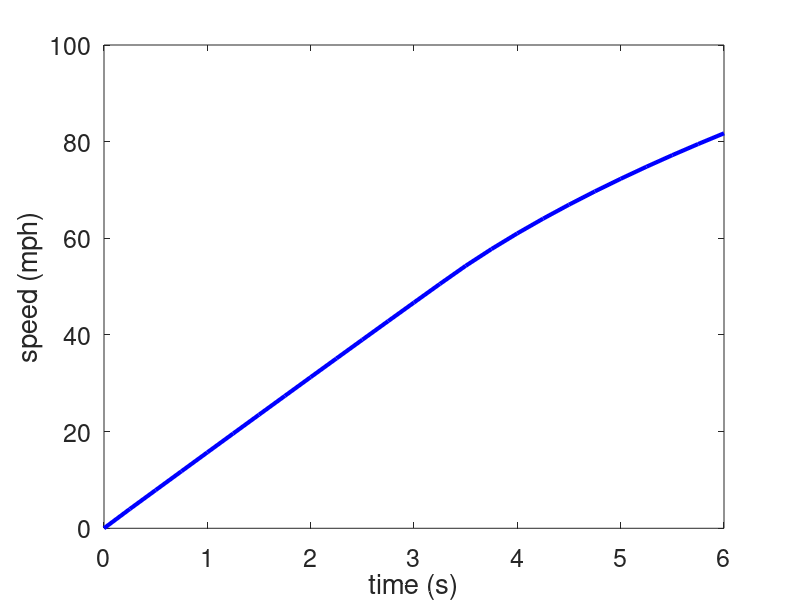
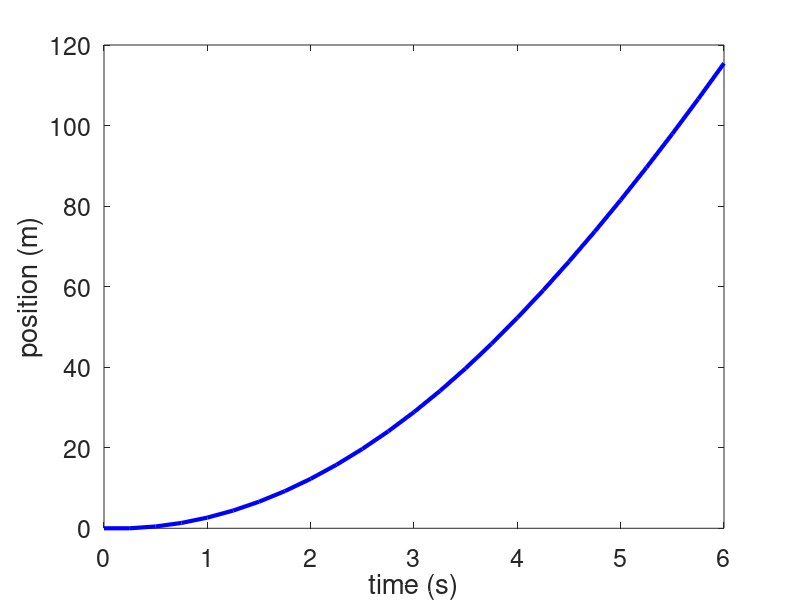
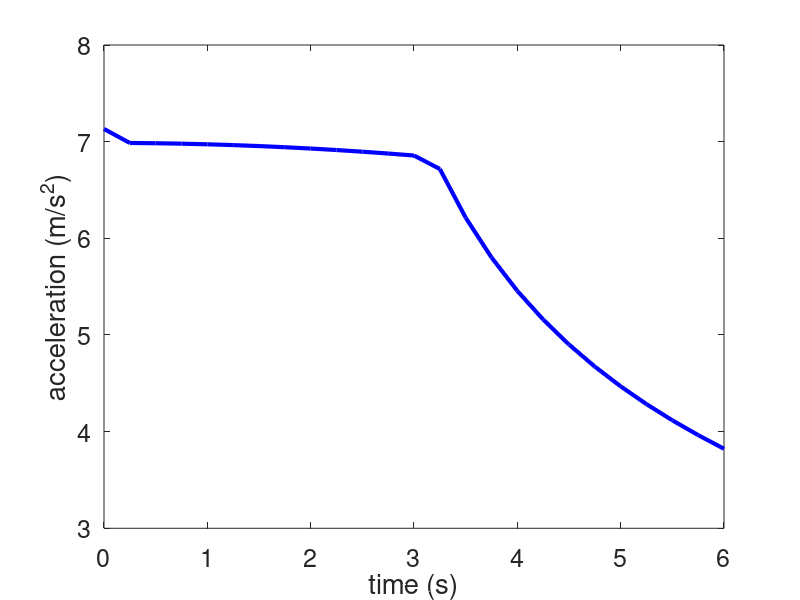
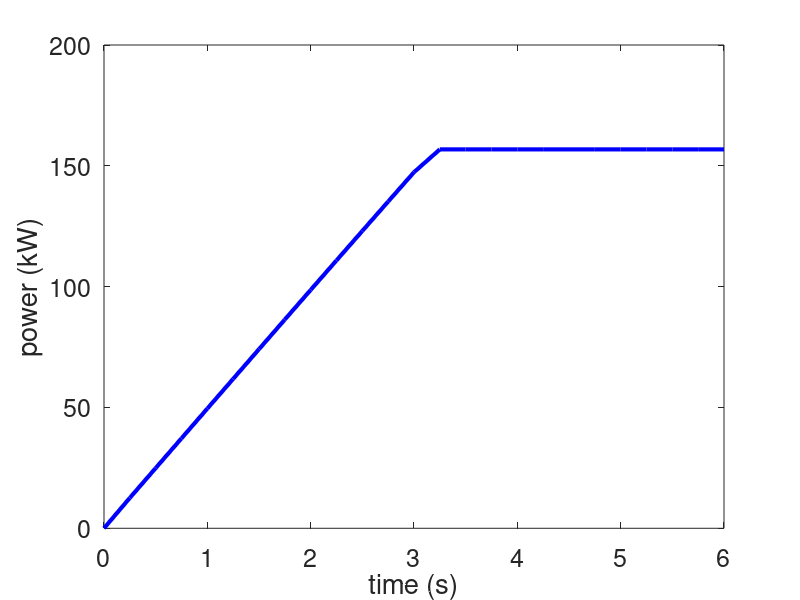

MATLAB code for these plots, in order:
% Chris Kreienkamp
% Chris Metzger

%% INITIALIZE
clear
clc
clf


%% SET PARAMETERS
CdA = 0.5;                  % [m^2]
m = 1000;                   % [kg]
rho = 1.2;                  % [kg/m^3]
g = 9.80;                   % [m/s^2]
fr = 0.007;                 % [ ]
n_eng = 0.90;               % [ ]
n_EM = 0.90;                % [ ]
n_wh = 0.98;                % [ ]
energyBuffer = 1000;        % [kWs]
rw = 27.7/2*0.0254;         % [m] wheel radius
T = 0.250;

vbreak=50*4/9;


%% CALCULATIONS
t(1) = 0;       % time (s)
v(1) = 0.00001; % velocity (m/s)
s(1) = 0;       % position (m)
E(1) = 0;       % energy (J)
torque(1) = 0;  % torque (N)
P(1) = (160*10^3)/vbreak*v(1);   % power (W)
for i = 2:1:25
    t(i) = (i-1)*T;
    v(i) = v(i-1) + T/m * (P(i-1)/v(i-1)-m*g*fr-CdA*rho/2*v(i-1)^2);
    s(i) = s(i-1) + v(i-1)*T;
    a(i-1) = (v(i)-v(i-1))/T;
    E(i) = E(i-1)+(T*P(i-1))/n_EM;
    if v(i)<= vbreak
        P(i) = 160000/(vbreak)*v(i)*n_wh;
        torque(i)=P(i)*rw/v(i);
    else
        P(i) = 160000*n_wh;
        torque(i)=P(i)*rw/v(i);
    end
end
a(i) = (P(i)/v(i)-m*g*fr-CdA*rho/2*v(i)^2)/m;
Ft = torque./rw;
v = v.*3600/1609.34;            % [mph]


%% GRAPHING
figure(1)
plot(t,v,'b-','LineWidth',3)
set(gca,'FontSize',18)
xlabel('time (s)'); ylabel('speed (mph)');

figure(2)
plot(t,s,'b-','LineWidth',3)
set(gca,'FontSize',18)
xlabel('time (s)'); ylabel('position (m)');

figure(3)
plot(t,a,'b-','LineWidth',3)
set(gca,'FontSize',18)
xlabel('time (s)'); ylabel('acceleration (m/s^2)');

figure(4)
plot(t,P/1000,'b-','LineWidth',3)
set(gca,'FontSize',18)
xlabel('time (s)'); ylabel('power (kW)');

figure(5)
plot(t,Ft/1000,'b-','LineWidth',3)
set(gca,'FontSize',18)
xlabel('time (s)'); ylabel('tractive force (kN)');

figure(6)
plot(t,torque,'b-','LineWidth',3)
set(gca,'FontSize',18)
xlabel('time (s)'); ylabel('torque (N\cdot m)');

figure(7)
plot(t,E/1000,'b-','LineWidth',3)
set(gca,'FontSize',18)
xlabel('time (s)'); ylabel('energy (kJ)');